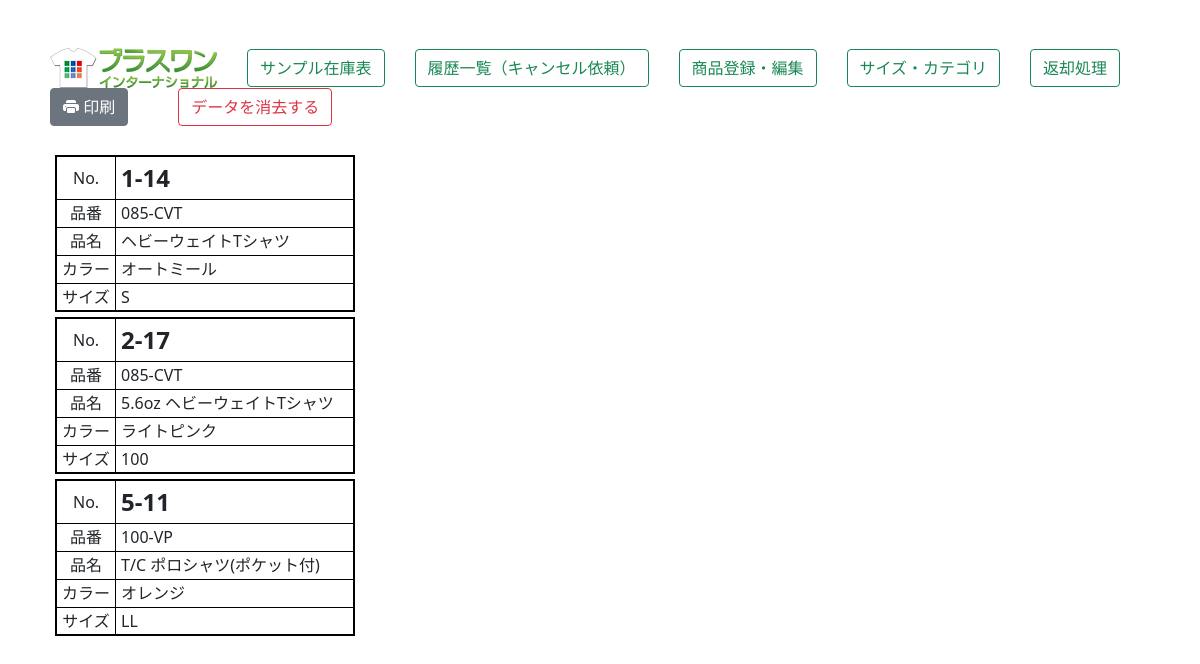
The app's page /zaiko2/label_print/ with its own data.
### zaiko/models.py (models this page shows, shortened)
class Label(models.Model):
    sample_num=models.CharField("サンプルNo",max_length=20)
    shouhin_num=models.CharField("商品番号",max_length=20)
    shouhin_name=models.CharField("商品名",max_length=255)
    color=models.CharField("カラー",max_length=255)
    size=models.CharField("サイズ",max_length=20)

### zaiko2/views.py (the view)
# urls.py: path('label_print/', label_print, name="label_print"),
def label_print(request):
    items=Label.objects.all()
    if items.count() > 16:
        items1=items[:8]
        items2=items[7:16]
        items3=items[15:]
        params={"items1":items1,"items2":items2,"items3":items3,"col":3}
    elif items.count() >8:
        items1=items[:8]
        items2=items[8:16]
        params={"items1":items1,"items2":items2,"col":2}
    else:
        items1=items[:8]
        params={"items1":items1,"col":1}
    return render(request,"zaiko2/label.html",params)

### zaiko2/templates/zaiko2/label.html (shortened to what this page needs)
{% load static %}
<!DOCTYPE html>
<html lang="ja">
<head>
    <link rel="stylesheet" href="{% static 'main.css' %}">
    <link href="https://cdn.jsdelivr.net/npm/bootstrap@5.0.2/dist/css/bootstrap.min.css" rel="stylesheet">
    <link rel="stylesheet" href="https://cdn.jsdelivr.net/npm/bootstrap-icons@1.8.0/font/bootstrap-icons.css">
</head>
<body>
    <div class="container mt-5 mb-5">
        {% include "zaiko/menu.html" %}
        <div style="margin: 0 auto; justify-content: center; width: 1100px;">
            <div class="flex2">
                <div><button type="button" class="btn btn-secondary" id="print"><i class="bi bi-printer-fill"></i> 印刷</button></div>
                <div style="margin-left: 50px;">
                    <a href="{% url 'zaiko2:label_del' %}">
                        <button type="button" class="btn btn-outline-danger" onclick="return confirm('本当に消去しますか？')" >データを消去する</button>
                    </a>
                </div>
            </div>
            <div class="flex_print mt-4">
                <div>
                    <div style="width:310px; display: inline;">
                        {% for i in items1 %}
                        <table style="width:300px;margin: 5px;border: #000000 2px solid;">
                            <tr><td style="width: 20%; height: 43px; text-align: center;">No.</td><td style="width: 80%;font-weight: bold;font-size: 1.5em;padding-left: 5px;">{{i.sample_num}}</td></tr>
                            <tr><td style="height: 28px;text-align: center;">品番</td><td style="padding-left: 5px;">{{i.shouhin_num}}</td></tr>
                            <tr><td style="height: 28px;text-align: center;">品名</td><td style="padding-left: 5px;">{{i.shouhin_name}}</td></tr>
                            <tr><td style="height: 28px;text-align: center;">カラー</td><td style="padding-left: 5px;">{{i.color}}</td></tr>
                            <tr><td style="height: 28px;text-align: center;;">サイズ</td><td style="padding-left: 5px;">{{i.size}}</td></tr>
                        </table>
                        {% endfor %}
                    </div>
                </div>
            </div>
        </div>
    </div>
</body>
</html>

### zaiko/static/main.css (style rules this page uses)
.flex2,.menu { display: flex; flex-wrap: wrap; align-items: center; }
.flex_print { display: flex; flex-wrap: wrap; margin: 0 auto; }

### zaiko2/templates/zaiko2/label.html (style rules this page uses)
table, td, th { border: 1px #000000 solid; font-size:auto; }

### records on screen
Label: sample_num "1-14", shouhin_num "085-CVT", shouhin_name "ヘビーウェイトTシャツ", color "オートミール", size "S"
Label: sample_num "2-17", shouhin_num "085-CVT", shouhin_name "5.6oz ヘビーウェイトTシャツ", color "ライトピンク", size "100"
Label: sample_num "5-11", shouhin_num "100-VP", shouhin_name "T/C ポロシャツ(ポケット付)", color "オレンジ", size "LL"
